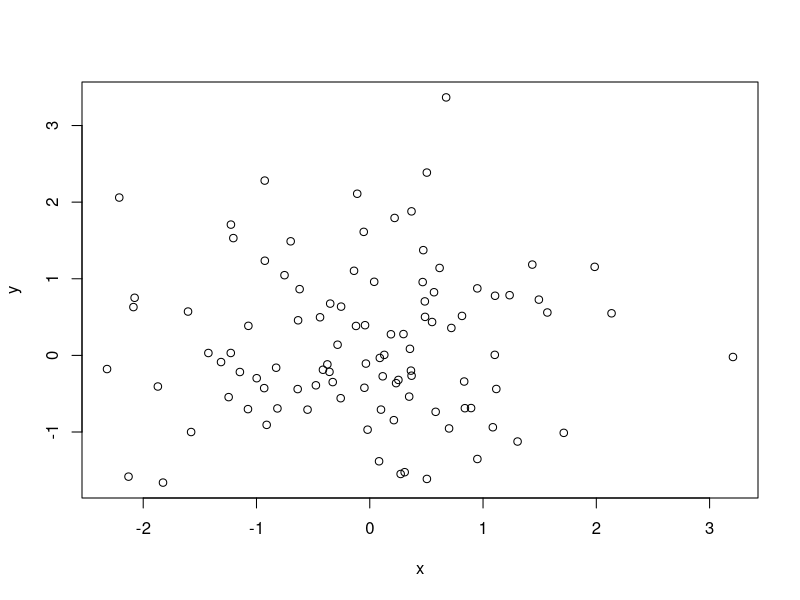
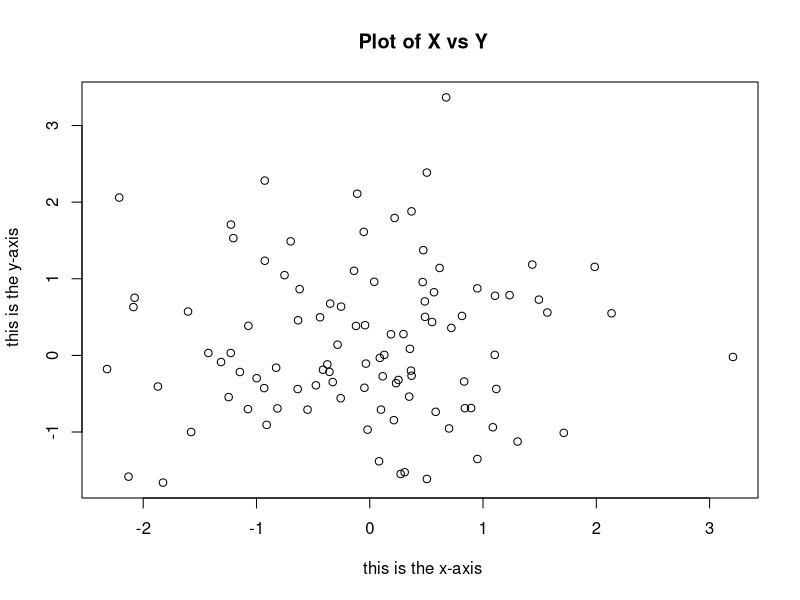
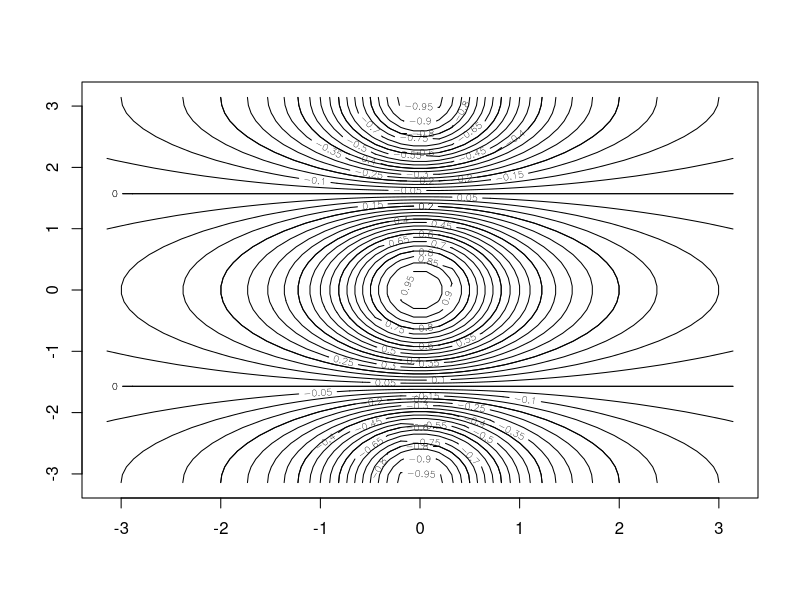
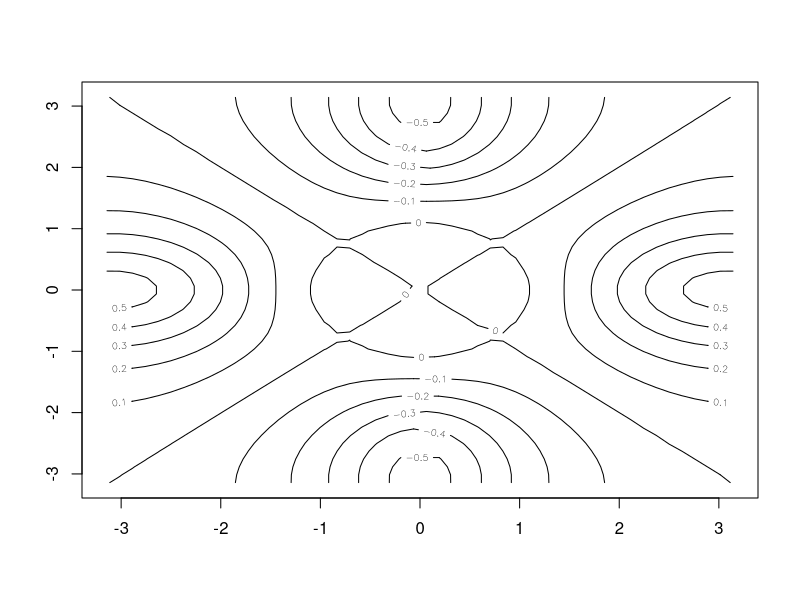
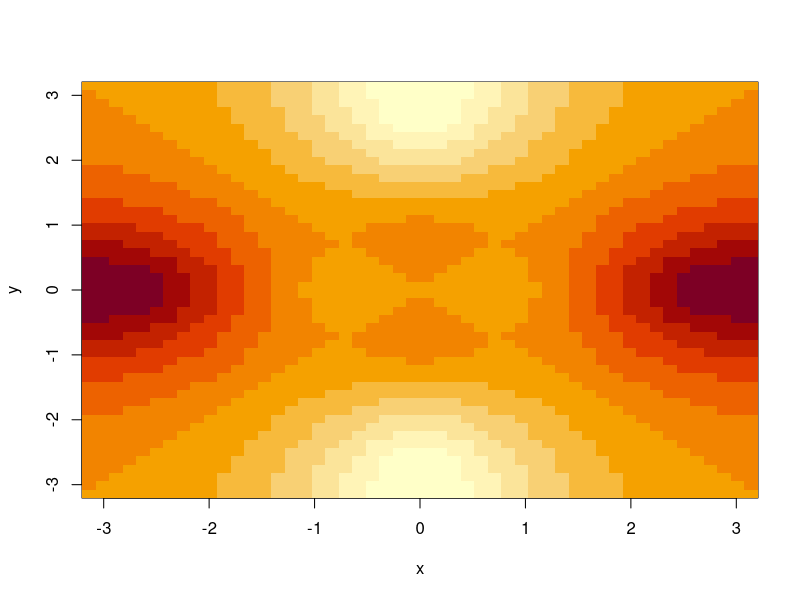
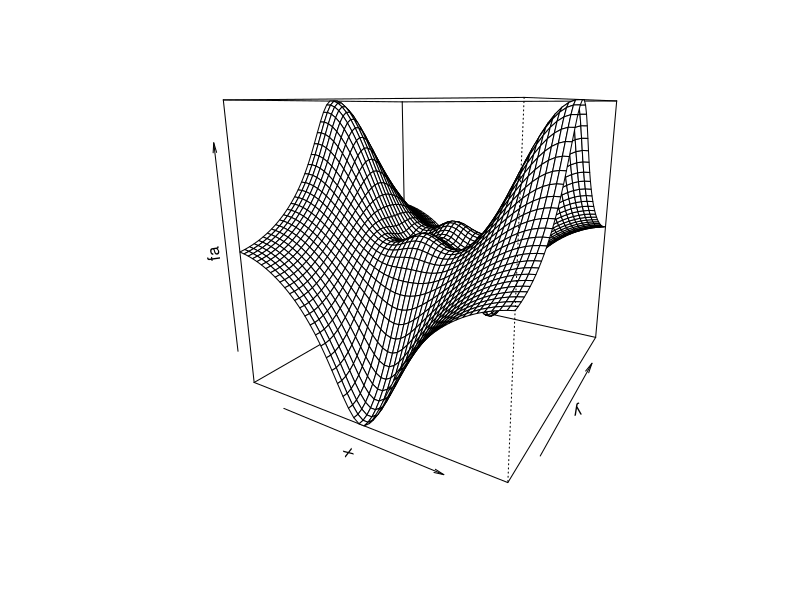
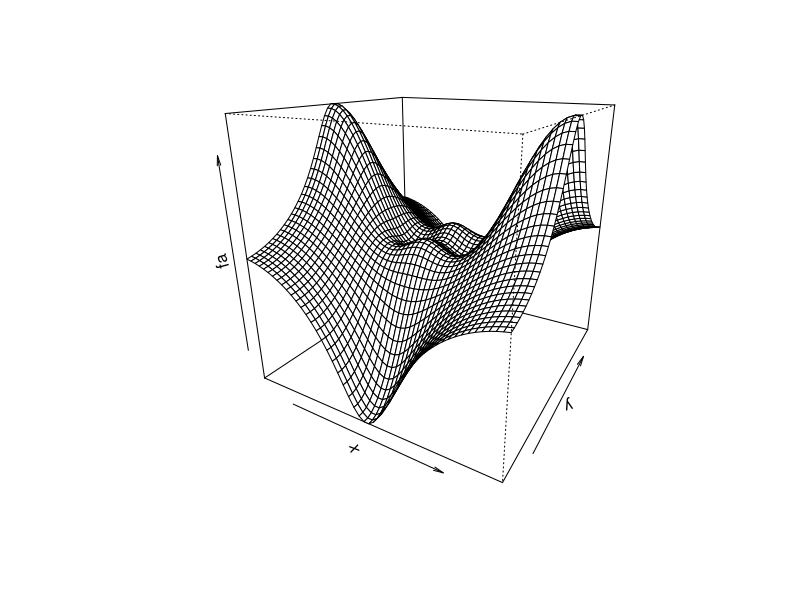
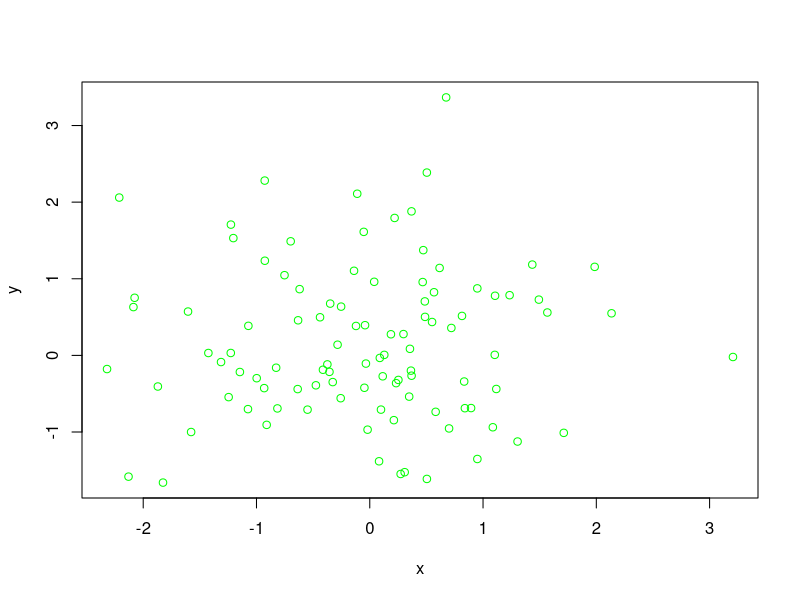

These charts were generated, in order, by the following R code:
#Basic R commands  reviewing R from the start for a good understanding before tackling more complex tasks again


#assign variables
x <- c(1,3,2,5) #c stands for concatenate this makes a vector in x variable
x #gives the vector x back


#get length of a vector
length(x) #how many items in the vector

#create a matrix
y=matrix (data=c(1,2,3,4) , nrow=2, ncol =2) #this is a 2x2 matrix goes 1 3 then 2 4
y 
#however if we set
y = matrix (c(1,2,3,4) ,2,2,byrow =TRUE)#and byrow is true we get a 12 34 matrix

#a matrix can take regular changes directly like in matrix multiplication or sqrts
#e.g.
sqrt(y)


#generating random normal variables 
n = rnorm(10) #generates a random vector of 10 random elements
n

#By default, rnorm() creates standard normal random variables with a mean
#of 0 and a standard deviation of 1. However, the mean and standard deviation
#can be altered using the mean and sd arguments

#correlation between two vectors = cor()
#e.g.
x=rnorm(50)
y=x+rnorm(50, mean=50, sd=.1)
cor(x,y)

#if we want exact same set of random numbers we can use set.seed(1234)

#mean = mean()
#variance = var()

#plotting in R 
x=rnorm(100)
y=rnorm(100)
plot(x,y) #plots a basic graph x by y scatter plot no labels only x and y axis
plot(x,y,xlab=" this is the x-axis",ylab=" this is the y-axis",
     main=" Plot of X vs Y") #same graph but with labels


#how to save a plot
pdf(file = "../../../Documents/R basics/My Plot.pdf")#you can also use jpeg etc instead of pdf # defaults to save in documents atm?
plot(x,y,col ="green")
dev.off() #this indicates to R that the plot has been created and to save it now

#three dimensional plotting using contour()
x=seq (1 ,10)
x=seq(-pi ,pi ,length =50)
y=x
f=outer(x,y,function (x,y)cos(y)/(1+x^2))
contour (x,y,f)
contour (x,y,f,nlevels =45, add=T)
fa=(f-t(f))/2
contour (x,y,fa,nlevels =15)

#heat map plotting great for temperature in weather forcasts image()
image(x,y,fa) #this is a heat map command
#alternatively you can produice a three-dimensional plot using persp()
#with theta and phi control the angles at which the plot is viewed.
persp(x,y,fa ,theta =30)
persp(x,y,fa ,theta =30, phi =20)

